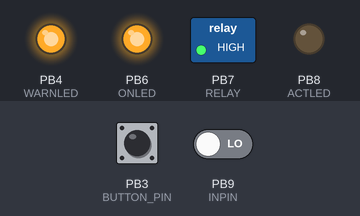
Simulated run of this sketch. Board: STM32 Blue Pill. Shown: switched loads named in the sketch (green lamp = pin HIGH), output pins drawn as LEDs (lit = HIGH). Dashed ring = blinking. The inputs (shaded band) are chosen by the test bench; at power-on: PB9 (INPIN) LOW, PB3 (BUTTON_PIN) HIGH.

Above: at 1.2 s.
1.3 s: PB9 (INPIN) driven HIGH
At 1.75 s:
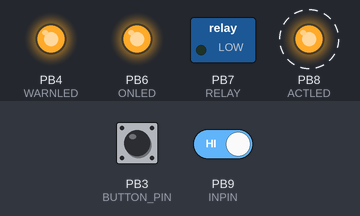
4.3 s: PB3 (BUTTON_PIN) pulled LOW for 0.15 s
At 4.5 s:
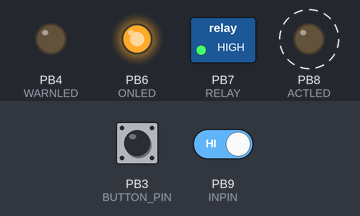
7.3 s: PB3 (BUTTON_PIN) pulled LOW for 1 s
At 8.55 s:
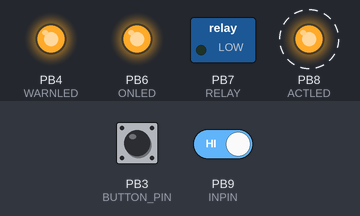
10.3 s: PB3 (BUTTON_PIN) pulled LOW for 3.2 s
At 10.55 s:
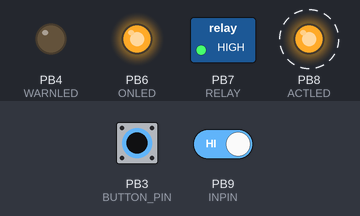
15.0 s: PB9 (INPIN) driven LOW
At 15.3 s:
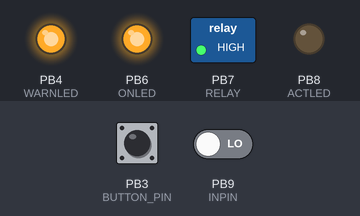
Timing chart, 0 to 17.5 s (numbered marks = the images above; inputs shaded):
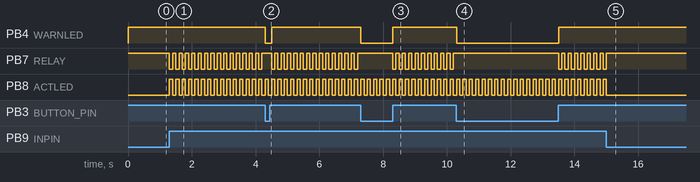

The sketch:

taser_actuator.ino
```cpp
/*
  Blink onboard LED at 0.1 second interval
*/

bool isArmed = false;

#define BUTTON_PIN PB3
#define INPIN PB9


#define WARNLED PB4
#define ACTLED PB8
#define RELAY PB7
#define ONLED  PB6

void setup()
{
  pinMode(BUTTON_PIN, INPUT_PULLUP);
  pinMode(ONLED, OUTPUT);
  pinMode(WARNLED, OUTPUT);
  pinMode(ACTLED, OUTPUT);
  pinMode(RELAY, OUTPUT);
  pinMode(INPIN, INPUT);
 // delay(100);
  digitalWrite(RELAY, HIGH);
}
void loop()
{

  digitalWrite(ONLED, HIGH);

  if(digitalRead(BUTTON_PIN)){
    digitalWrite(WARNLED, HIGH);
    isArmed = true;
  }
  else{
    digitalWrite(WARNLED, LOW);
    isArmed = false;
  }

  if(digitalRead(INPIN) == HIGH){
    digitalWrite(ACTLED, HIGH);
    if(isArmed){
      digitalWrite(RELAY, LOW);
    }
    delay(100);
    digitalWrite(ACTLED, LOW);
    digitalWrite(RELAY, HIGH);
  }

  /*
  if(digitalRead(INPIN) == HIGH){
    digitalWrite(WARNLED, HIGH);

  }
  else {
    digitalWrite(WARNLED, LOW);
  }if(digitalRead(INPIN)){
    digitalWrite(ONLED, HIGH);

  }
  else {
    digitalWrite(ONLED, LOW);
  }
  */
  delay(100);
}
```

Measured:
- after the input at 1.3 s, PB7 (RELAY), PB8 (ACTLED): alternates HIGH for 0.10 s and LOW for 0.10 s, starting at once
- after the input at 4.3 s, PB4 (WARNLED): HIGH → LOW at once, → HIGH 0.20 s later
- after the input at 7.3 s, PB4 (WARNLED): HIGH → LOW at once, → HIGH 1.0 s later
- after the input at 10.3 s, PB4 (WARNLED): HIGH → LOW at once, → HIGH 3.2 s later
- after the input at 15.0 s, PB7 (RELAY): goes on until 15.0 s, then stays HIGH; PB8 (ACTLED): goes on until 15.0 s, then stays LOW
